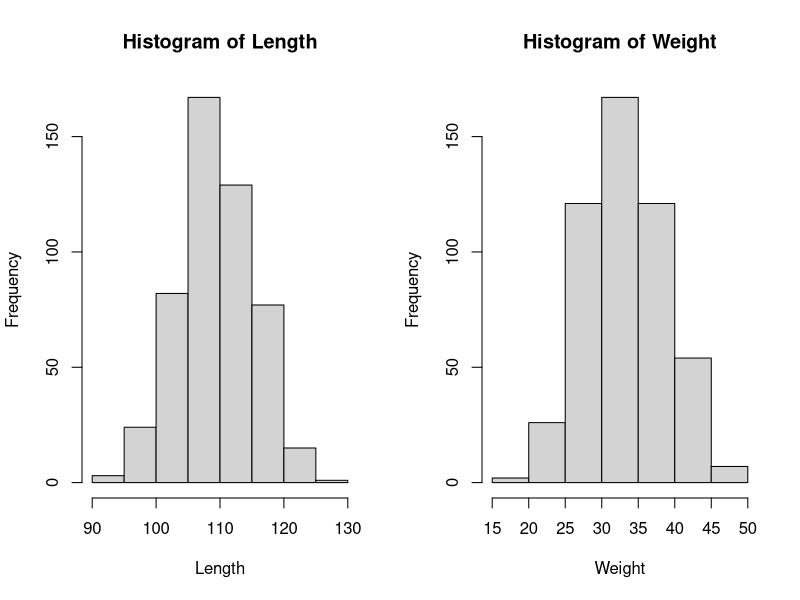
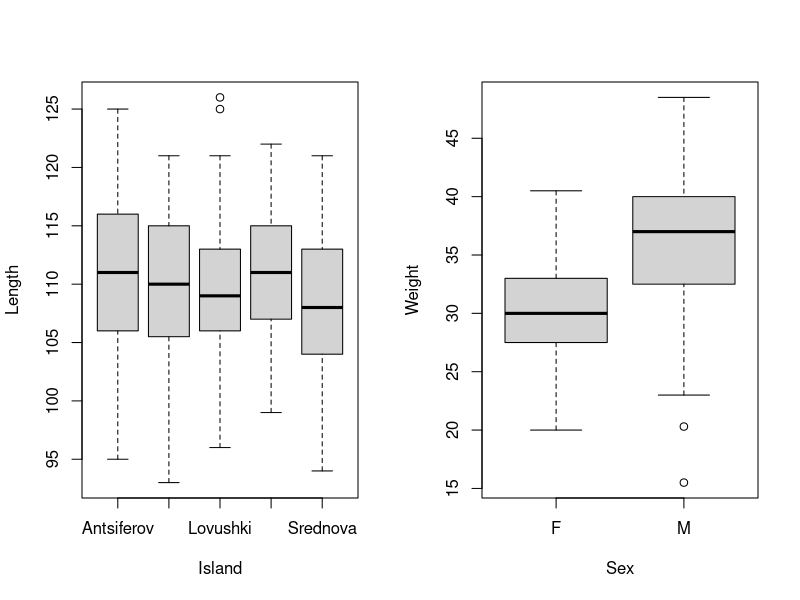
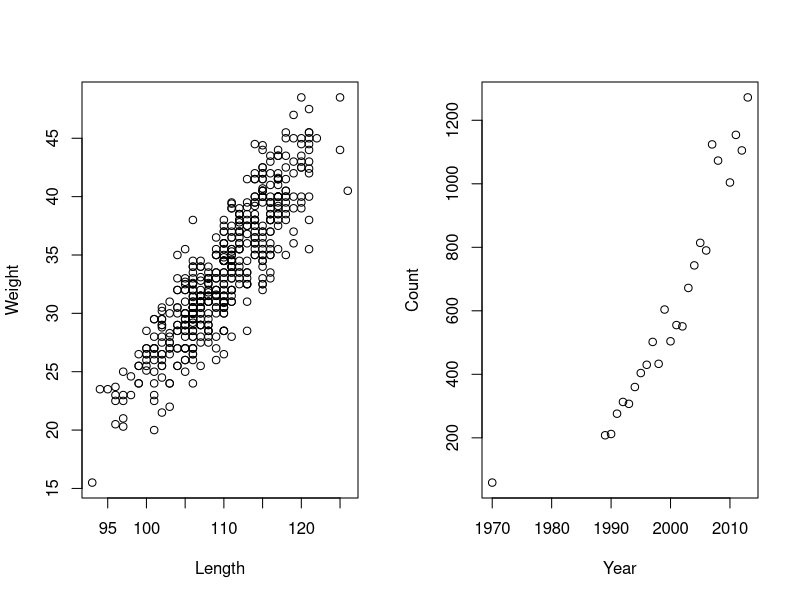
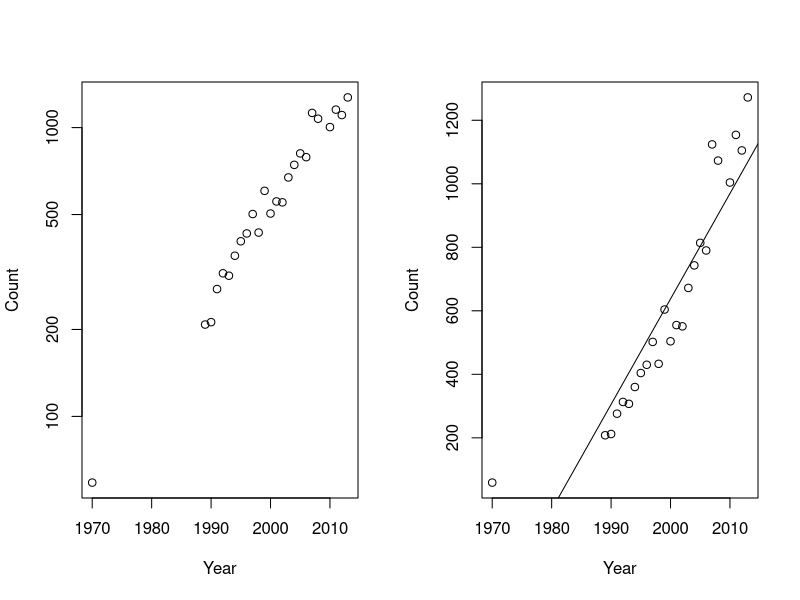
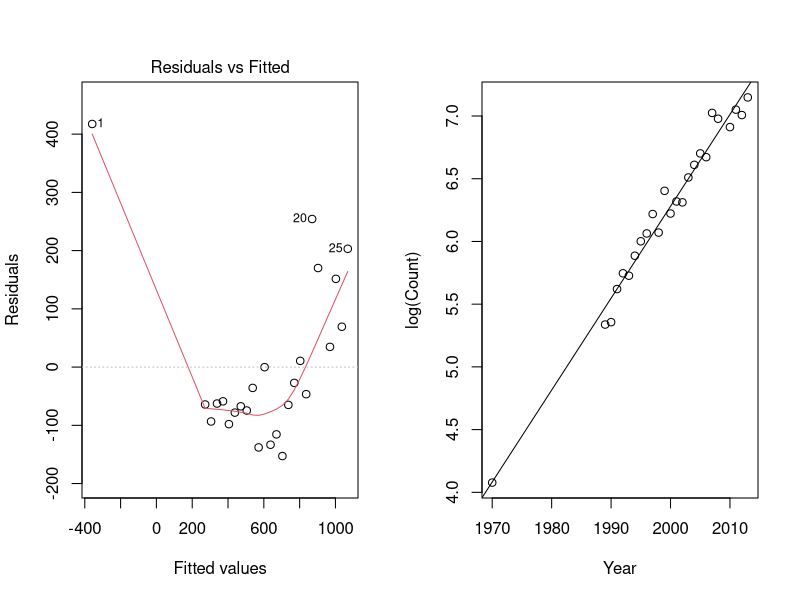
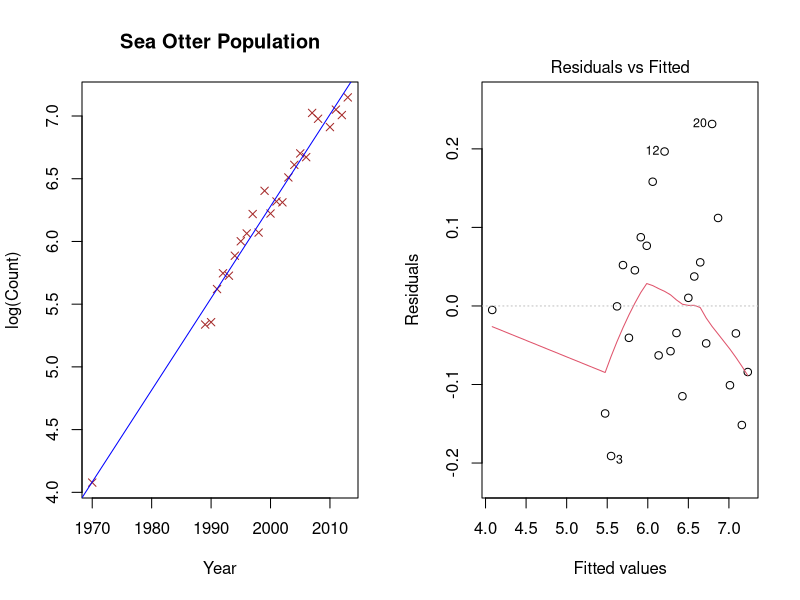
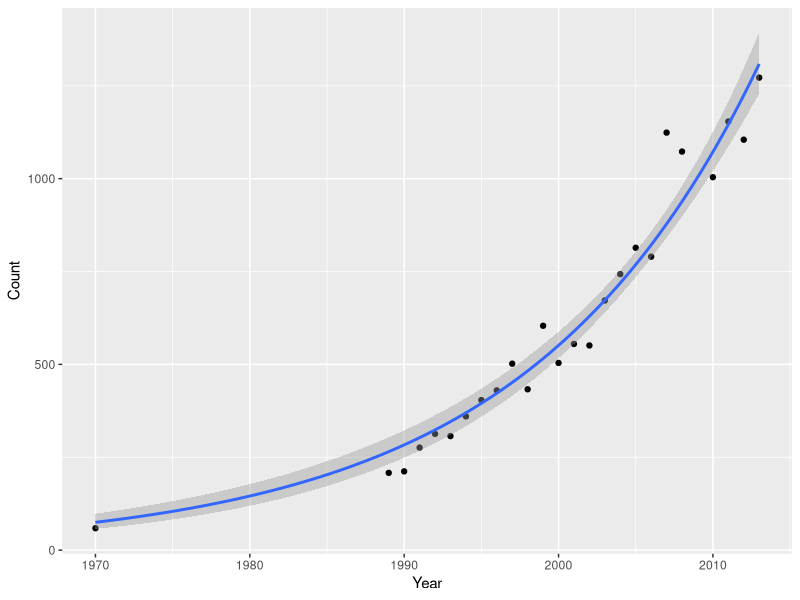

Here is the R script that generated these plots, in order:
## ---- chunk 1
knitr::opts_chunk$set(echo = TRUE, warnings = FALSE, mmessage = FALSE)
## ---- chunk 2
1+2
3^6
sqrt((20-19)^2 + (19-19)^2 + (19-18)^2)/2
12345*54312
## ---- chunk 3
X <- 5  	# sets X equal to 5
## ---- chunk 4
X
## ---- chunk 5
X*2
X^X
## ---- chunk 6
Fred <- 5
Nancy <- Fred*2
Fred + Nancy
## ---- chunk 7
X <- c(3,4,5)  	# sets X equal to the vector (3,4,5)
X
## ---- chunk 8
X + 1
X*2
X^2
((X+X^2/2)/X)^2
## ---- chunk 9
years <- 0:60
lambda <- 1.07
N0 <- 50
N0*lambda^years
## ---- chunk 10
Y <- c(1,2,3)
data.frame(X,Y)
## ---- chunk 11
mydata <- data.frame(X,Y)
## ---- chunk 12
ncol(mydata)
names(mydata)
## ---- chunk 13
mydata$X
mydata$Y
## ---- chunk 14
SeaLions <- read.csv("SeaLions.csv")
## ---- chunk 15
is(SeaLions) # tells what type of files we have
names(SeaLions) # tells us the names of all the columns
head(SeaLions) # shows the first several rows of the dataframe
## ---- chunk 16
Length <- SeaLions$Length
Weight <-SeaLions$Weight
Island <- SeaLions$Island
Sex <- SeaLions$Sex
## ---- chunk 17
range(Length) #range
median(Length) #median
mean(Length) #mean
var(Length) #variance
sd(Length) #standard deviation
## ---- chunk 18
par(mfrow = c(1,2))
hist(Length)
hist(Weight)
## ---- chunk 19
par(mfrow = c(1,2))
boxplot(Length ~ Island)
boxplot(Weight ~ Sex)
## ---- chunk 20
plot(Length, Weight)
## ---- chunk 21
SeaOtters <- read.csv("SeaOtters.csv")
## ---- chunk 22
head(SeaOtters)
## ---- chunk 23
Year <- SeaOtters$year
Count <- SeaOtters$count
## ---- chunk 24
range(Year)
quantile(Count)
## ---- chunk 25
plot(Year, Count)
## ---- chunk 26
plot(Year, Count, log = "y")
## ---- chunk 27
Model1 <- lm(Count ~ Year)
## ---- chunk 28
Model1
## ---- chunk 29
summary(Model1)
## ---- chunk 30
plot(Year, Count)
abline(Model1)
## ---- chunk 31
plot(Model1,1)
## ---- chunk 32
Model2 <- lm(log(Count) ~ Year)
summary(Model2)
## ---- chunk 33
r.hat <- summary(Model2)$coefficients[2,1]
r.sd <- summary(Model2)$coefficients[2,2]
exp(c(r.hat, r.hat-2*r.sd, r.hat+2*r.sd))
## ---- chunk 34
plot(Year, log(Count))
abline(Model2)
## ---- chunk 35
plot(Year, log(Count), main = 'Sea Otter Population', col = 'brown', pch = 4)
abline(Model2, col = "blue")
## ---- chunk 36
plot(Model2, 1)
## ---- chunk 37
library(ggplot2)
## ---- chunk 38
ggplot(SeaOtters, aes(Year, Count)) + geom_point() + 
    stat_smooth(method = "glm", 
                method.args = list(family = gaussian(link = "log")))
